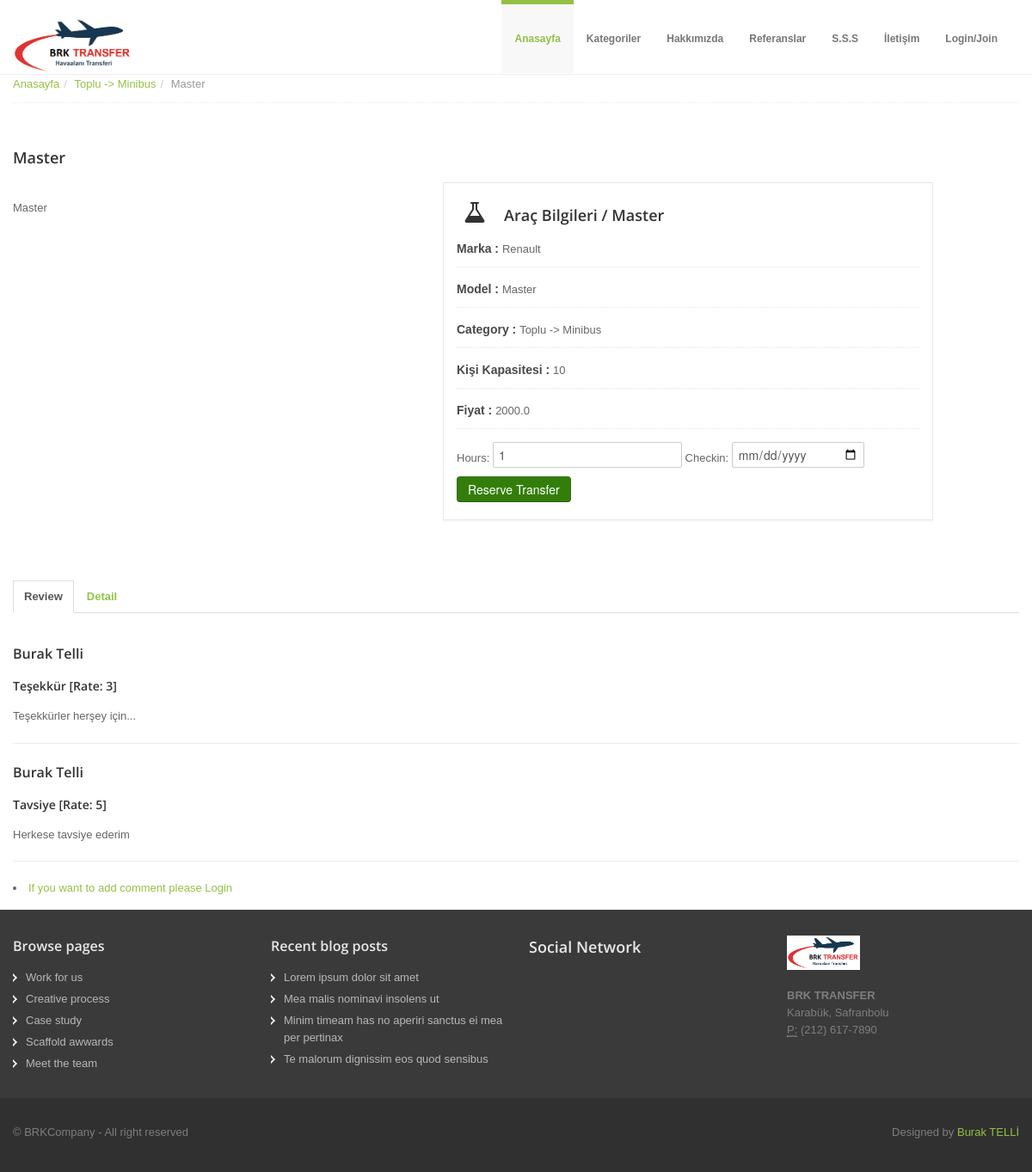
The page /car/4/Master/ on the database as committed earlier.
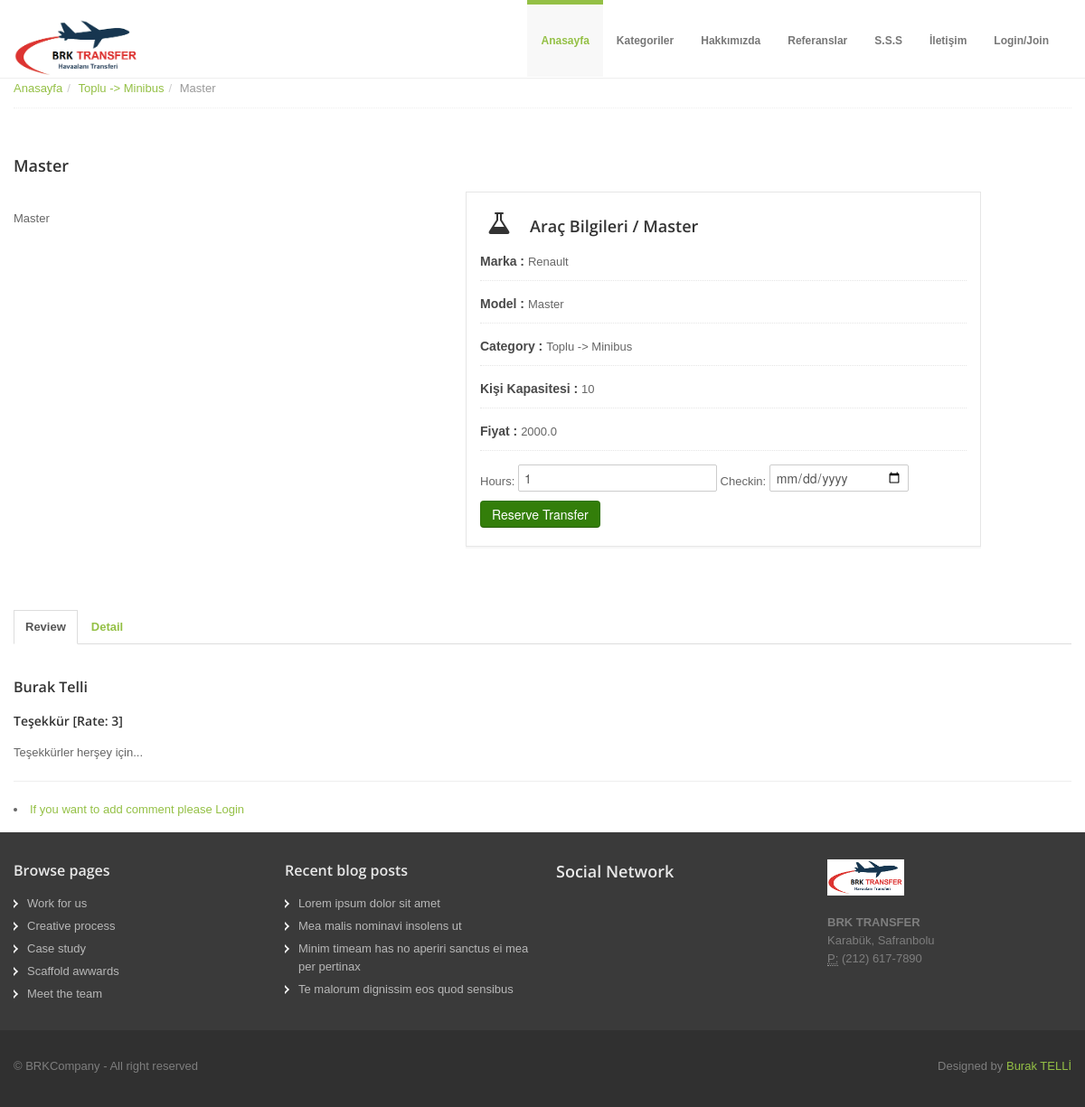
The same page on the database as committed later.
### car/models.py (models this page shows, shortened)
class Comment(models.Model):
    STATUS = (
        ('New', 'New'),
        ('True', 'True'),
        ('False', 'False'),
    )
    car = models.ForeignKey(Car, on_delete=models.CASCADE)
    user = models.ForeignKey(User, on_delete=models.CASCADE)
    subject = models.CharField(max_length=50)
    comment = models.TextField(max_length=50, blank=True)
    rate = models.IntegerField(blank=True)
    status = models.CharField(max_length=10, choices=STATUS, default='New')
    ip = models.CharField(blank=True, max_length=20)
    create_at = models.DateTimeField(auto_now_add=True)
    update_at = models.DateTimeField(auto_now=True)

### home/views.py (the view)
# urls.py: path('car/<int:id>/<slug:slug>/', views.car_detail, name='car_detail'),
def car_detail(request, id, slug):
    category = Category.objects.all()
    car = Car.objects.get(pk=id)
    images = Images.objects.filter(car_id=id)
    comments = Comment.objects.filter(car_id=id, status='True')
    if request.user.is_authenticated:
        current_user = request.user
        profile = UserProfile.objects.get(user_id=current_user.id)
        context = {'category': category,
               'car': car,
               'images': images,
               'comments': comments,
               'profile': profile,
               }
    else:
        context = {'category': category,
                   'car': car,
                   'images': images,
                   'comments': comments,
                   }
    return render(request, 'car_detail.html', context)

### car/models.py (called while the page is built)
    def __str__(self):
        full_path = [self.title]
        k = self.parent
        while k is not None:
            full_path.append(k.title)
            k = k.parent
        return ' -> '.join(full_path[::-1])

### home/templates/car_detail.html (shortened to what the changed rows need)
{% extends "homebase.html" %}
{% block body %}
<section id="maincontent">
    <div class="container">
        <div class="">
            <div id="myTabContent" class="tab-content">
                <div class="tab-pane fade in active" id="home">
                    <p>
                     {% for rs in comments %}
                    <h5>{{ rs.user.first_name }} {{ rs.user.last_name }}</h5>
                    <h6>{{ rs.subject }} [Rate: {{ rs.rate }}]</h6>
                    {{ rs.comment }}
                    <hr>
                    {% endfor %}
                    {% if user.id is not None %}
                    <H5>Write your comment</H5>
                    {% if messages %}
                    {% for message in messages %}
                    <div class ="alert-alert-{{ mesage.tags }}" role="alert">
                        {{ message }}
                    </div>
                    {% endfor %}
                    {% endif %}
                    <form name="comment" action="/car/addcomment/{{ car.id }}" method="post">
                        {% csrf_token %}
                        <div class="row">
                            <div class="span3 form-group">
                                <input type="text" class="form-control" id="id_subject" name="subject" placeholder="Subject" data-rule="minlen:4"
                                       data-msg="Please enter at least 8 chars of subject" />
                            </div>
                            <div class="span1 form-group">
                                <div class="span5 form-group">
                                    Rate
                                    <select id="comment_rate" name="rate" class="form-control">
                                        <option>1</option>
                                        <option>2</option>
                                        <option>3</option>
                                        <option>4</option>
                                        <option>5</option>
                                    </select>
                                </div>
                            </div>
                            <br><br>
                            <br>
                            <div class="span7 form-group">
                                    <textarea class="form-control" id="id_comment" name="comment" maxlength="255" rows="4" data-rule="required" data-msg="Please write something for us" placeholder="Comment">
                                    </textarea>
                                <div class="text-center">
                                </div>
                            </div>
                        </div>
                        <button class="btn btn-color1 btn-rounded" type="submit">Send Comment</button>
                    </form>
                    {% else %}
                    <li>
                        <a href="/login">If you want to add comment please Login</a>
                    </li>
                    {% endif %}
                    </p>
                </div>
            </div>
        </div>
    </div>
</section>
{% endblock %}

Rows that differ between the two databases and show on the page:
removed Comment: user.first_name "Burak", user.last_name "Telli", subject "Tavsiye", rate "5", comment "Herkese tavsiye ederim"
